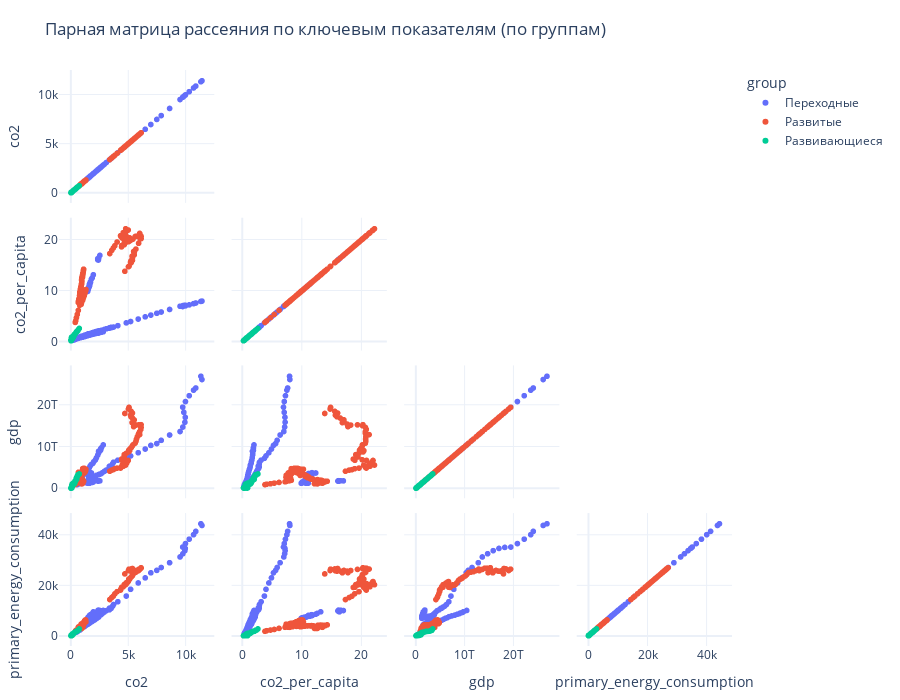

The notebook cell this image was saved under:
### Markdown cell above
#### Матрица парных рассеяний

Чтобы увидеть форму взаимосвязей между показателями, построим парные диаграммы рассеяния для CO₂, CO₂ per capita, GDP и энергопотребления.

### Code cell
import plotly.express as px


def plot_spolm(df):
    dims = [
        c
        for c in ["co2", "co2_per_capita", "gdp", "primary_energy_consumption"]
        if c in df.columns
    ]
    d = df.dropna(subset=dims)

    fig = px.scatter_matrix(
        d,
        dimensions=dims,
        color="group",
        hover_name="Name",
        title="Парная матрица рассеяния по ключевым показателям (по группам)",
    )
    fig.update_traces(diagonal_visible=True, showupperhalf=False)
    fig.update_layout(height=700, margin=dict(l=40, r=20, t=70, b=40))
    fig.show()


plot_spolm(df_focus)

### Figure 1 — Plotly figure (JSON) as saved in the notebook; plotly's stock layout.template omitted (floating-point values rounded to 4 significant figures; data arrays with more than 128 entries replaced by an {"elided": "..."} marker saying what was removed)
{"data": [{"diagonal": {"visible": true}, "dimensions": [{"axis": {"matches": true}, "label": "co2", "values": {"elided": "154 float values"}}, {"axis": {"matches": true}, "label": "co2_per_capita", "values": {"elided": "154 float values"}}, {"axis": {"matches": true}, "label": "gdp", "values": {"elided": "154 float values"}}, {"axis": {"matches": true}, "label": "primary_energy_consumption", "values": {"elided": "154 float values"}}], "hovertemplate": "<b>%{hovertext}</b><br><br>group=Переходные<br>%{xaxis.title.text}=%{x}<br>%{yaxis.title.text}=%{y}<extra></extra>", "hovertext": {"elided": "154 str values"}, "legendgroup": "Переходные", "marker": {"color": "#636efa", "symbol": "circle"}, "name": "Переходные", "showlegend": true, "showupperhalf": false, "type": "splom"}, {"diagonal": {"visible": true}, "dimensions": [{"axis": {"matches": true}, "label": "co2", "values": {"elided": "174 float values"}}, {"axis": {"matches": true}, "label": "co2_per_capita", "values": {"elided": "174 float values"}}, {"axis": {"matches": true}, "label": "gdp", "values": {"elided": "174 float values"}}, {"axis": {"matches": true}, "label": "primary_energy_consumption", "values": {"elided": "174 float values"}}], "hovertemplate": "<b>%{hovertext}</b><br><br>group=Развитые<br>%{xaxis.title.text}=%{x}<br>%{yaxis.title.text}=%{y}<extra></extra>", "hovertext": {"elided": "174 str values"}, "legendgroup": "Развитые", "marker": {"color": "#EF553B", "symbol": "circle"}, "name": "Развитые", "showlegend": true, "showupperhalf": false, "type": "splom"}, {"diagonal": {"visible": true}, "dimensions": [{"axis": {"matches": true}, "label": "co2", "values": {"elided": "158 float values"}}, {"axis": {"matches": true}, "label": "co2_per_capita", "values": {"elided": "158 float values"}}, {"axis": {"matches": true}, "label": "gdp", "values": {"elided": "158 float values"}}, {"axis": {"matches": true}, "label": "primary_energy_consumption", "values": {"elided": "158 float values"}}], "hovertemplate": "<b>%{hovertext}</b><br><br>group=Развивающиеся<br>%{xaxis.title.text}=%{x}<br>%{yaxis.title.text}=%{y}<extra></extra>", "hovertext": {"elided": "158 str values"}, "legendgroup": "Развивающиеся", "marker": {"color": "#00cc96", "symbol": "circle"}, "name": "Развивающиеся", "showlegend": true, "showupperhalf": false, "type": "splom"}], "layout": {"dragmode": "select", "height": 700, "legend": {"title": {"text": "group"}, "tracegroupgap": 0}, "margin": {"b": 40, "l": 40, "r": 20, "t": 70}, "title": {"text": "Парная матрица рассеяния по ключевым показателям (по группам)"}}}
